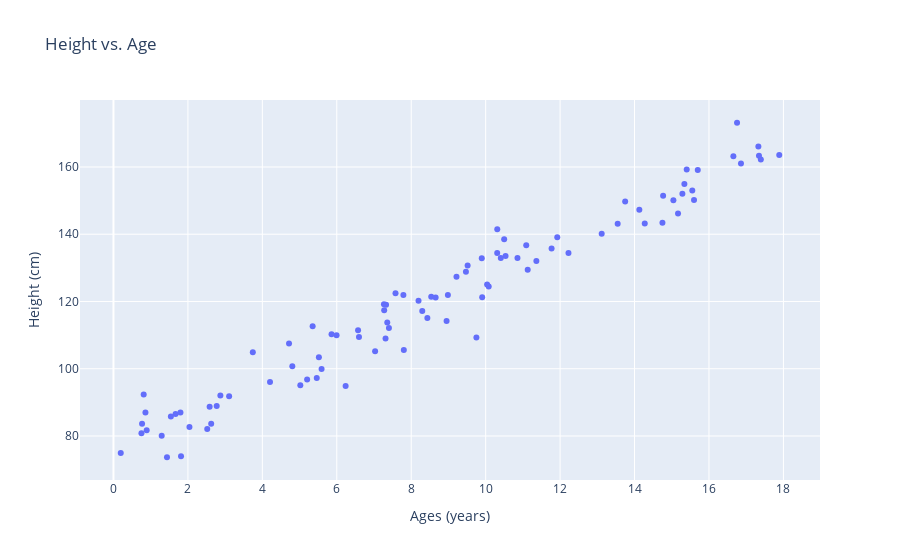

The code cell stored with this chart in its notebook:
### Code cell
# Plotly graph

fig = px.scatter(data_frame=data, x="Age", y="Height_cm", 
                title="Height vs. Age", 
                labels={'Age':'Ages (years)', 'Height_cm':'Height (cm)'})
fig.show()
